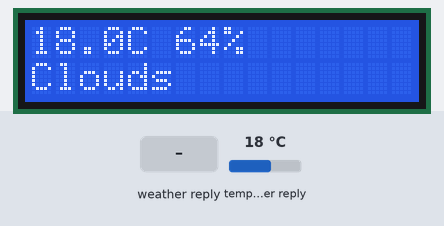
A sketch run on a simulated ESP32. On the bench: 16×2 character LCD. Inputs (shaded band) come from the test bench; at power-on: temperature in the weather reply 18 °C. WiFi joins after 1.5 s; servers stay silent unless stated; web services answer with replies made up by the test bench; what the sketch prints to the serial monitor is not drawn.

Above: at 4.8 s.
4.9 s: weather in the web reply set to Clear
At 5.7 s:
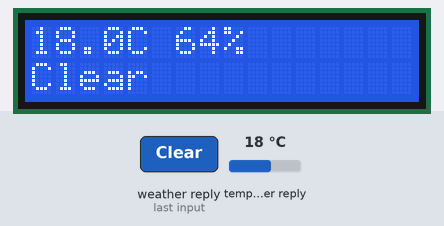
6.8 s: weather in the web reply set to Rain
At 7.9 s:
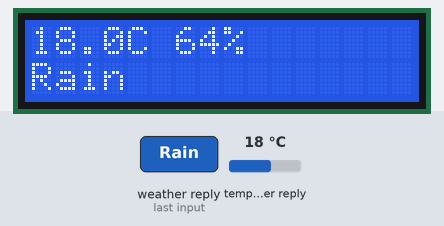
8.4 s: weather in the web reply set to Snow
At 9.7 s:
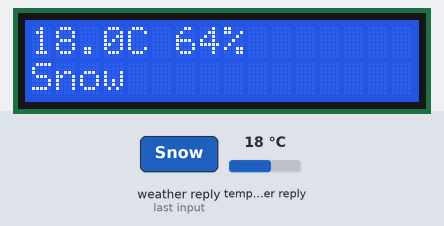
10.0 s: weather in the web reply set to Thunderstorm
At 11.1 s:
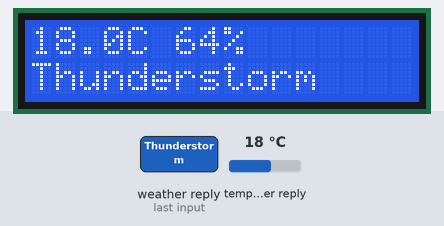
11.5 s: weather in the web reply set to Mist
At 12.5 s:
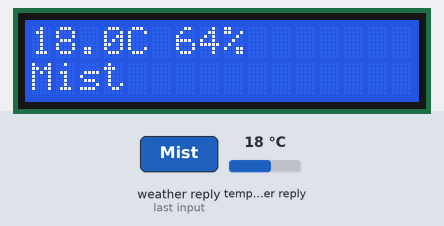
13.1 s: temperature in the weather reply set to -14 °C
At 14.6 s:
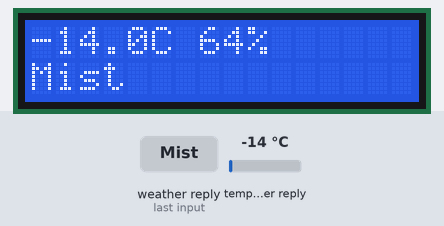
Timing chart, 0 to 15.7 s (numbered marks = the images above; inputs shaded):
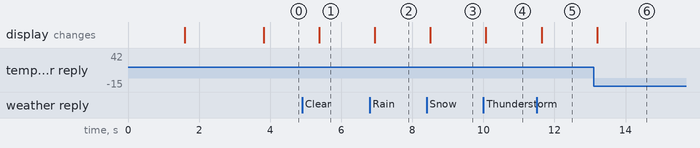

Measured:
- after the input at 4.9 s, the display: changes after 0.49 s (image 1)
- after the input at 6.8 s, the display: changes after 0.15 s (image 2)
- after the input at 8.4 s, the display: changes after 0.10 s (image 3)
- after the input at 10.0 s, the display: changes after 0.07 s (image 4)
- after the input at 11.5 s, the display: changes after 0.14 s (image 5)
- after the input at 13.1 s, the display: changes after 0.10 s (image 6)

The sketch:

main.ino
```cpp
#include <Wire.h>
#include <LiquidCrystal_I2C.h>
#include <WiFi.h>
#include <HTTPClient.h>
#include <ArduinoJson.h>

// Define custom pins for I2C communication
#define SDA_PIN 45
#define SCL_PIN 48

// WiFi credentials
const char* ssid = "myWeather";
const char* password = "12345678";

// OpenWeatherMap settings
const String apiKey = "API_KEY";  // This will be provided by instructor
const String city = "Amman";          // Change to your city
const String country = "JO";           // Change to your country code

// Set the LCD address to 0x27 for a 16 chars and 2 line display
LiquidCrystal_I2C lcd(0x27, 16, 2);

void setup() {
  // Start Serial for debugging
  Serial.begin(115200);

  // Initialize the Wire library with custom pins
  Wire.begin(SDA_PIN, SCL_PIN);

  // Initialize the LCD
  lcd.init();

  // Turn on the backlight
  lcd.backlight();

  // Connect to WiFi
  connectToWiFi();
}

void loop() {
  // Get and display weather every 5 minutes
  getAndDisplayWeather();
  delay(5 * 60); // Wait 5 minutes
}

void connectToWiFi() {
  lcd.clear();
  lcd.setCursor(0, 0);
  lcd.print("Connecting WiFi..");

  WiFi.begin(ssid, password);

  while (WiFi.status() != WL_CONNECTED) {
    delay(500);
    Serial.print(".");
  }

  lcd.clear();
  lcd.print("WiFi Connected!");
  delay(2000);
}

void getAndDisplayWeather() {
  if (WiFi.status() == WL_CONNECTED) {
    HTTPClient http;

    // Create the URL for the OpenWeatherMap API request
    String url = "http://api.openweathermap.org/data/2.5/weather?q=" +
                 city + "," + country +
                 "&APPID=" + apiKey +
                 "&units=metric"; // Use metric units

    http.begin(url);
    int httpCode = http.GET();

    if (httpCode > 0) {
      String payload = http.getString();

      // Use ArduinoJson to parse the response
      DynamicJsonDocument doc(1024);
      deserializeJson(doc, payload);

      // Get the weather data
      float temp = doc["main"]["temp"];
      int humidity = doc["main"]["humidity"];
      String weather = doc["weather"][0]["main"].as<String>();

      // Display on LCD
      lcd.clear();

      // First row: Temperature and humidity
      lcd.setCursor(0, 0);
      lcd.print(temp, 1);
      lcd.print("C ");
      lcd.print(humidity);
      lcd.print("%");

      // Second row: Weather condition
      lcd.setCursor(0, 1);
      lcd.print(weather);

      // Debug output
      Serial.print("Temperature: ");
      Serial.println(temp);
      Serial.print("Humidity: ");
      Serial.println(humidity);
      Serial.print("Weather: ");
      Serial.println(weather);
    }
    else {
      lcd.clear();
      lcd.print("Error getting");
      lcd.setCursor(0, 1);
      lcd.print("weather data");
      Serial.print("Weather: ");
    }

    http.end();
  }
}
```
